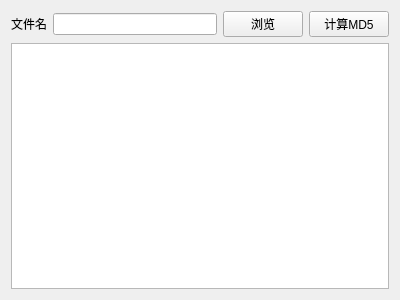
<?xml version="1.0" encoding="UTF-8"?>
<ui version="4.0">
 <class>Widget</class>
 <widget class="QWidget" name="Widget">
  <property name="geometry">
   <rect>
    <x>0</x>
    <y>0</y>
    <width>400</width>
    <height>300</height>
   </rect>
  </property>
  <property name="windowTitle">
   <string>Widget</string>
  </property>
  <layout class="QVBoxLayout" name="verticalLayout">
   <item>
    <layout class="QHBoxLayout" name="horizontalLayout">
     <item>
      <widget class="QLabel" name="label">
       <property name="text">
        <string>文件名</string>
       </property>
      </widget>
     </item>
     <item>
      <widget class="QLineEdit" name="lineEditFileName"/>
     </item>
     <item>
      <widget class="QPushButton" name="pushButtonBrowser">
       <property name="text">
        <string>浏览</string>
       </property>
      </widget>
     </item>
     <item>
      <widget class="QPushButton" name="pushButtonCalcMD5">
       <property name="text">
        <string>计算MD5</string>
       </property>
      </widget>
     </item>
    </layout>
   </item>
   <item>
    <widget class="QTextBrowser" name="textBrowserInfo"/>
   </item>
  </layout>
 </widget>
 <resources/>
 <connections/>
</ui>
